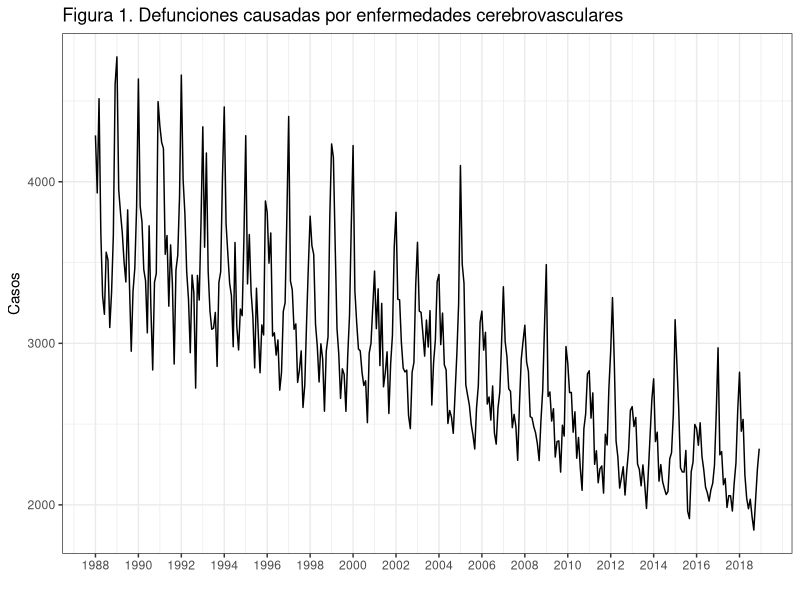
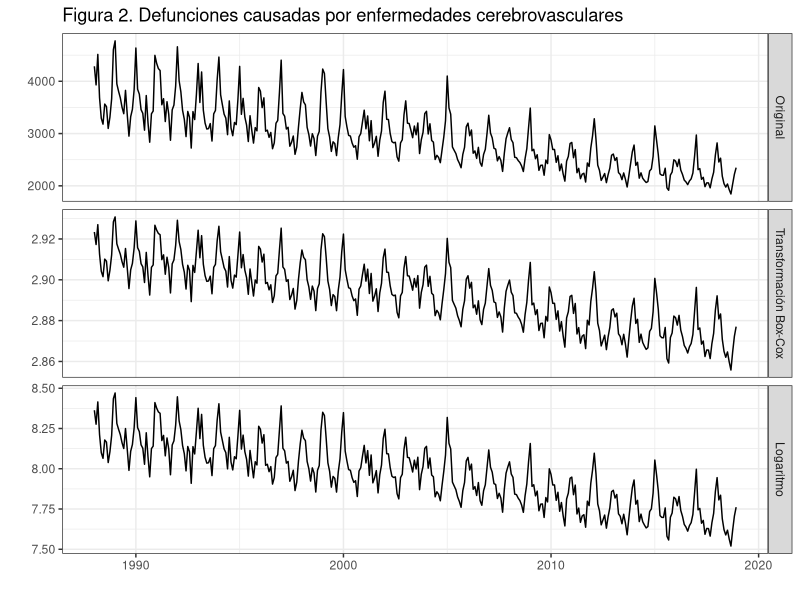
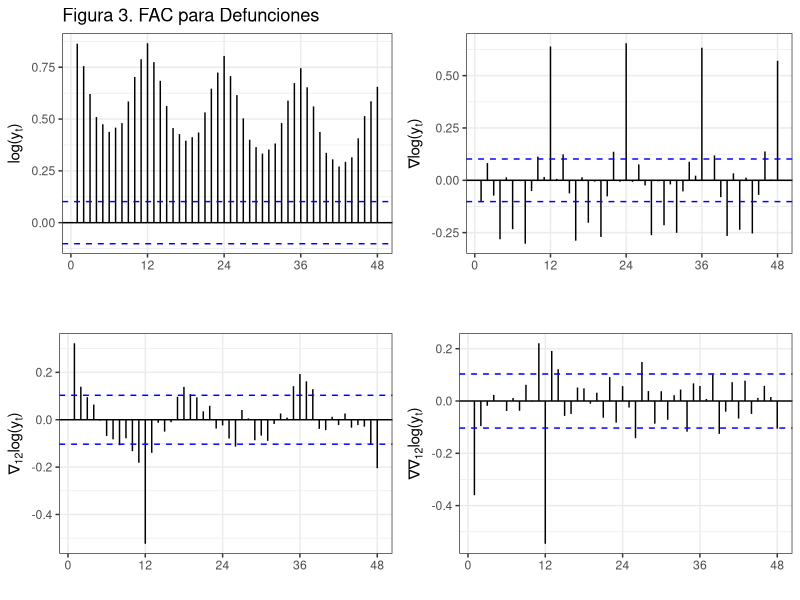
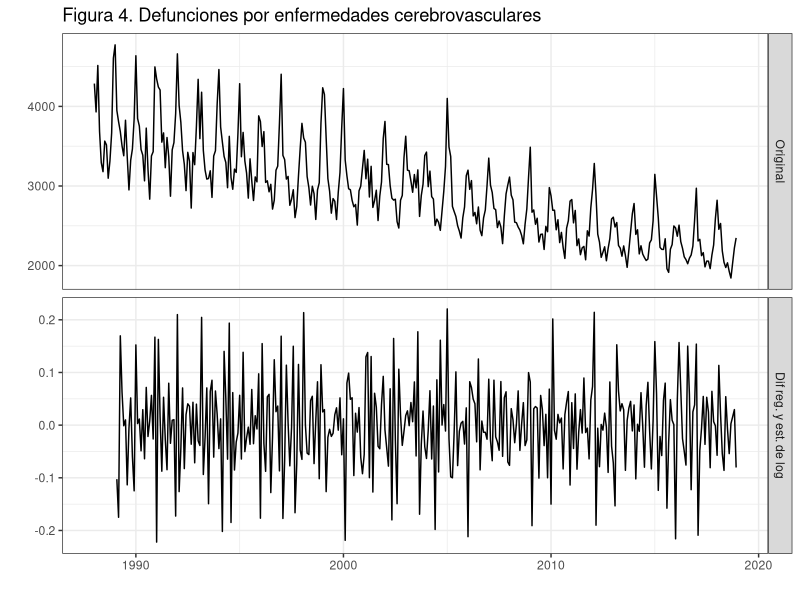
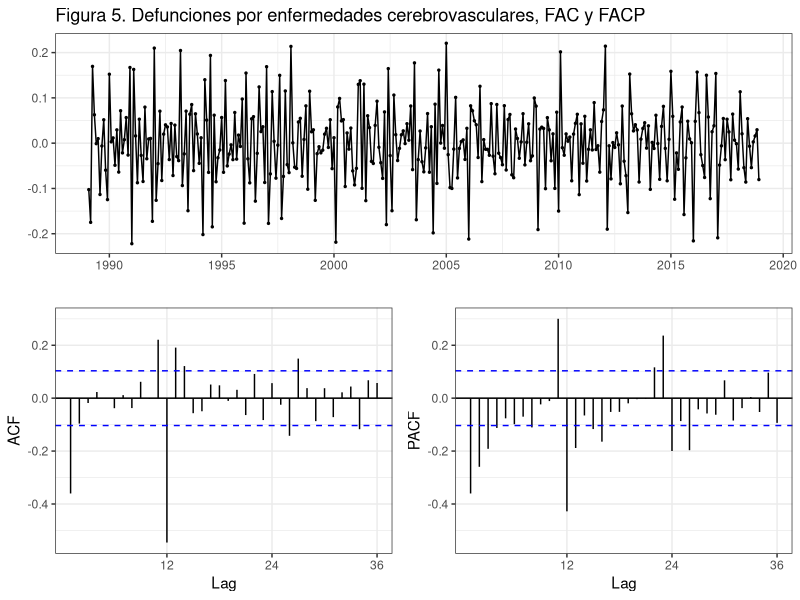
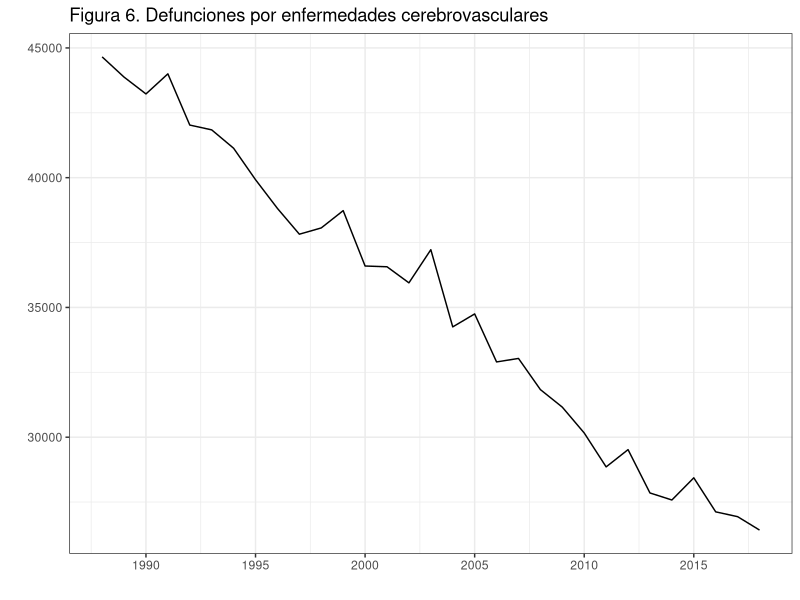

Source code (R) for these figures, in order:
## ---- chunk 1
knitr::opts_chunk$set(warning = FALSE, 
                      message = FALSE, 
                      comment = "",
                      fig.align = "center", 
                      fig.show = "hold",
                      fig.height = 4,
                      fig.width = 8,
                      out.width = "80%") 
## ---- chunk 2
options(scipen = 999) #- para quitar la notacion cientifica
## ---- chunk 3
library(forecast)
library(ggplot2); theme_set(theme_bw())
library(gridExtra)
library(grid)
library(urca)
## ---- chunk 4
DefEnfCer <- read.csv2("./series/Enfermedades cerebrovasculares.csv", header = TRUE)
DefEnfCer <- ts(DefEnfCer[,2], start = 1980, frequency = 12)
DefEnfCer <- window(DefEnfCer, start = 1988)

autoplot(DefEnfCer,
         xlab = "",
         ylab = "Casos",
         main = "Figura 1. Defunciones causadas por enfermedades cerebrovasculares") +
  scale_x_continuous(breaks= seq(1980, 2018, 2)) 
## ---- chunk 5
(nl <- BoxCox.lambda(DefEnfCer))
wDefEnfCer <-BoxCox(DefEnfCer, lambda = nl)
## ---- chunk 6
series <- cbind("Original" = DefEnfCer,
                "Transformación Box-Cox" = wDefEnfCer,
                "Logaritmo" = log(DefEnfCer))
autoplot(series, facets = TRUE,
         xlab = "",
         ylab = "",
         main = "Figura 2. Defunciones causadas por enfermedades cerebrovasculares")
## ---- chunk 7
grid.arrange(
  ggAcf(log(DefEnfCer), lag = 48, 
        main = "Figura 3. FAC para Defunciones", 
        xlab = "", 
        ylab = expression("log("*y[t]*")")),
  ggAcf(diff(log(DefEnfCer)), lag = 48, 
        main = "", xlab = "", 
        ylab = expression(nabla*"log("*y[t]*")")),
  ggAcf(diff(log(DefEnfCer), lag = 12),lag = 48, 
        main = "", xlab = "", 
        ylab = expression(nabla[12]*"log("*y[t]*")")),
  ggAcf(diff(diff(log(DefEnfCer), lag=12)), lag = 48, 
        main = "", xlab = "", 
        ylab = expression(nabla*nabla[12]*"log("*y[t]*")")),
  nrow = 2
)
## ---- chunk 8
ndiffs(log(DefEnfCer))
nsdiffs(log(DefEnfCer))
## ---- chunk 9
series <- cbind("Original" = DefEnfCer,
                "Dif reg. y est. de log" = diff(diff(log(DefEnfCer), lag = 12)))
autoplot(series, facets = TRUE,
         xlab = "",
         ylab = "",
         main = "Figura 4. Defunciones por enfermedades cerebrovasculares")
## ---- chunk 10
ggtsdisplay(diff(diff(log(DefEnfCer)), lag = 12),
            main = "Figura 5. Defunciones por enfermedades cerebrovasculares, FAC y FACP")

## ---- chunk 11
DefEnfCerAnual <- aggregate(DefEnfCer, FUN = sum)

autoplot(DefEnfCerAnual,
         xlab = "",
         ylab = "",
         main = "Figura 6. Defunciones por enfermedades cerebrovasculares") 
## ---- chunk 12
summary(ur.kpss(DefEnfCer, type='tau', lags = 'short'))
summary(ur.kpss(DefEnfCer, type='mu', lags = 'short'))
## ---- chunk 13
summary(ur.kpss(diff(DefEnfCer), type='mu', lags = 'short'))
